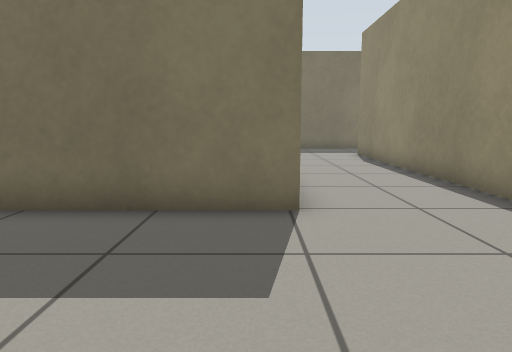
view 1 (above)

17 first-person views from a walk through a Gazebo world. The camera is 0.64 m above the floor, tilts 8° down and sees 70° across. The floor is counted in squares, 0.5 m on a side. Each view is taken from the middle of a square. On the plan, view 1 faces up. The plan holds only what a view shows up to about 15 squares ahead; the rest is blank.

view 2
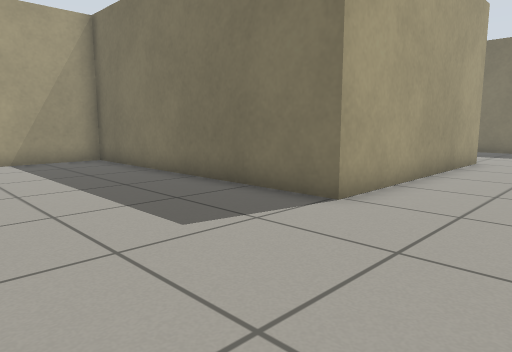

view 3
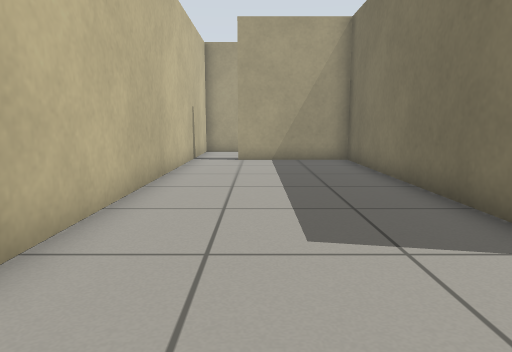

view 4
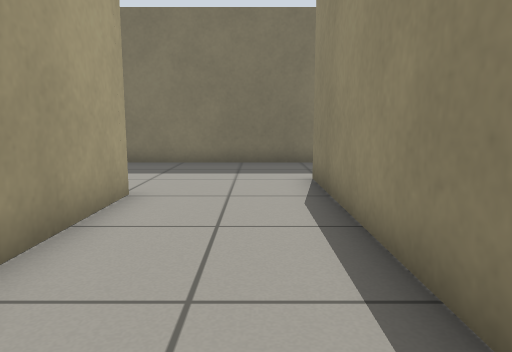

view 5
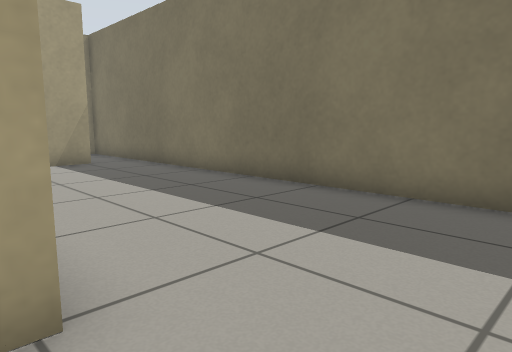

view 6
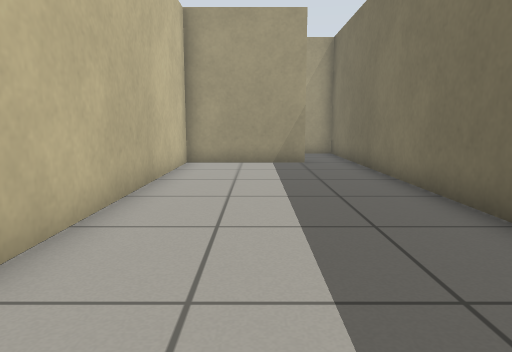

view 7
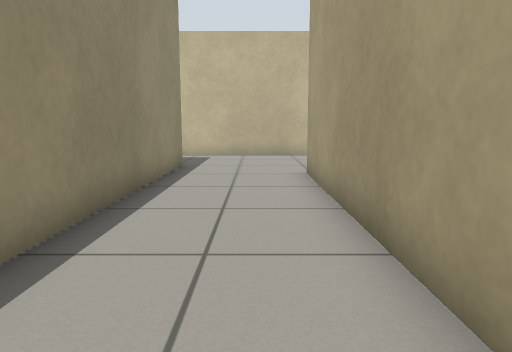

view 8
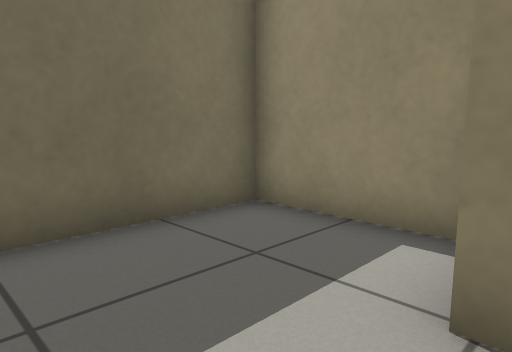

view 9
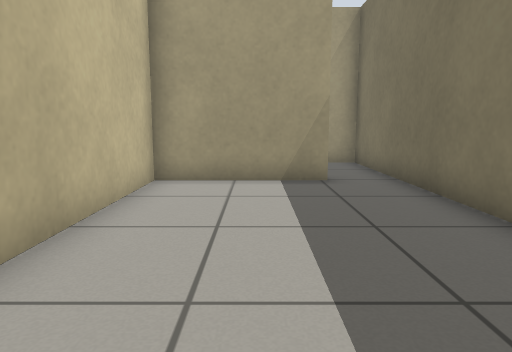

view 10
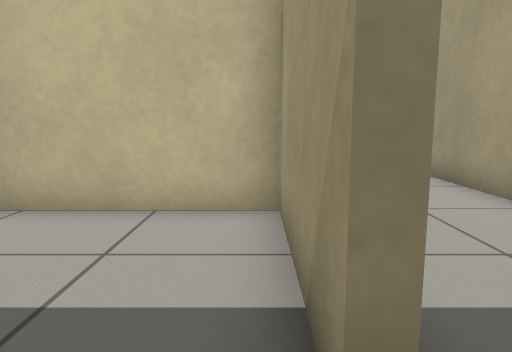

view 11
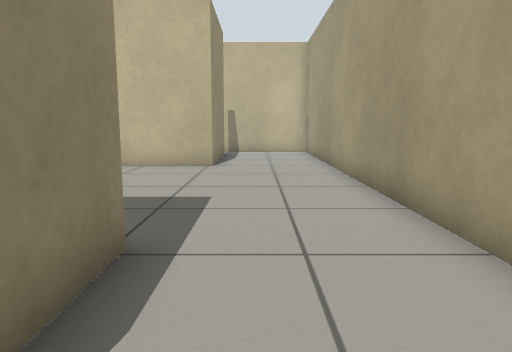

view 12
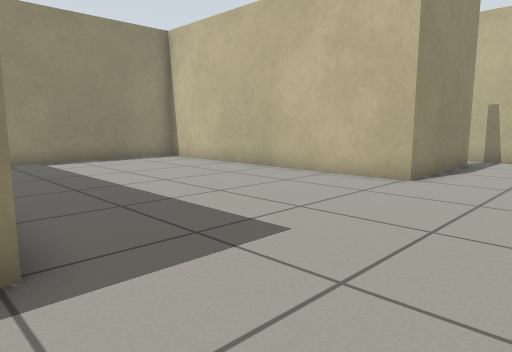

view 13
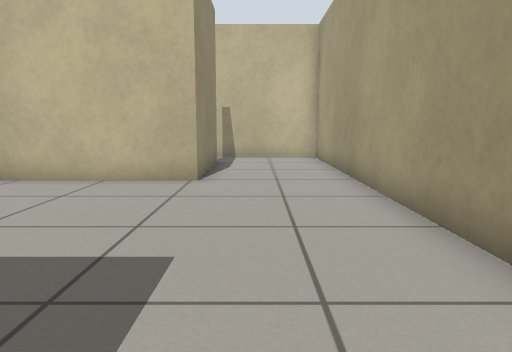

view 14
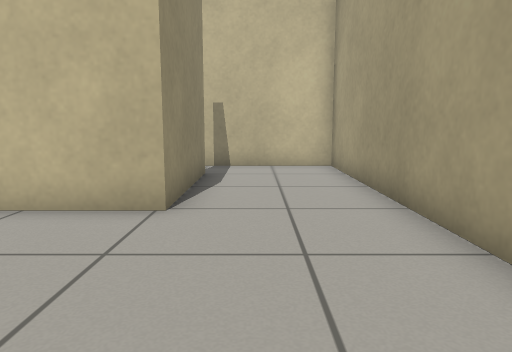

view 15
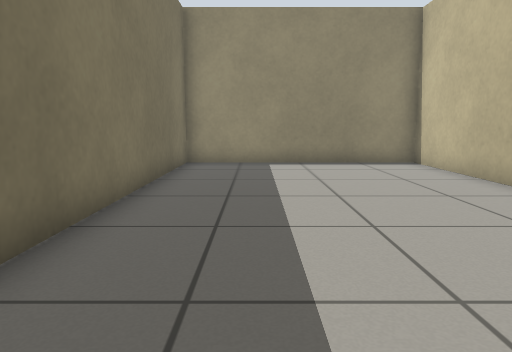

view 16
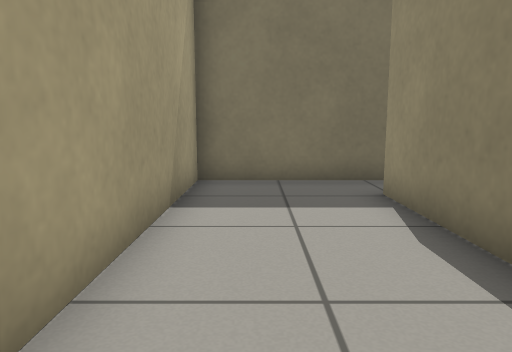

view 17
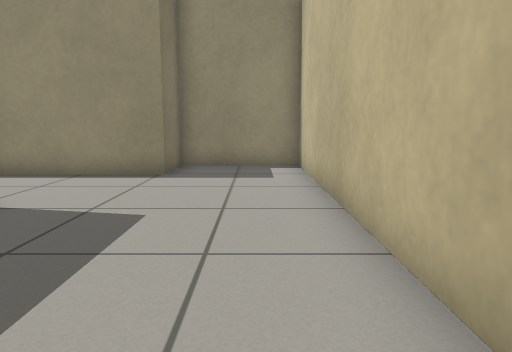

### Floor plan
Points are (right, up) in squares from view 1. A wall is a line through its corners. A room is listed if a view was taken in it or the views show most of it. See-through windows are left out.
Room 1 (views 1, 2, 3, 4, 5, 6, 7, 8, 9, 10, 17)
walls: (0.7, 13.8) (0.7, 5.4) (-9.3, 5.4) (-9.3, 1.2); (6.4, 16.1) (6.4, 19.4) (-9.4, 19.4); (-9.3, 17.7) (-9.3, 13.7) (-0.3, 13.7); (-9.4, -0.4) (6.4, -0.4) (6.4, 3.3) (4.4, 3.3) (4.4, 15.7)
low walls: (-9.7, 17.7) (-9.3, 17.7)
ways out: opening at (-10, 0.5) to room 2; opening at (-10, 18.5) to room 2
Room 2 (views 11, 12, 13, 14, 15, 16)
walls: (-9.7, 13.2) (-9.7, 17.7); (-9.7, 1.2) (-9.7, 5.6) (0.3, 5.6) (0.3, 13.3) (-8.9, 13.3); (-9.4, 19.4) (-13.4, 19.4) (-13.4, -0.4) (-9.4, -0.4)
ways out: opening at (-10, 0.5) to room 1; opening at (-10, 18.5) to room 1

Where each view was taken, in squares from view 1:
view 1: 0 up, 0 right, facing up
view 2: 0 up, 4 right, facing up-left
view 3: 2 up, 4 right, facing left
view 4: 7 up, 3 right, facing up
view 5: 13 up, 3 right, facing up-left
view 6: 16 up, 3 right, facing left
view 7: 15 up, 2 right, facing down
view 8: 15 up, 2 right, facing up-right
view 9: 16 up, 1 left, facing left
view 10: 19 up, 9 left, facing down
view 11: 17 up, 11 left, facing down
view 12: 14 up, 13 left, facing down-right
view 13: 14 up, 11 left, facing down
view 14: 11 up, 11 left, facing down
view 15: 11 up, 12 left, facing right
view 16: 11 up, 12 left, facing up
view 17: 1 up, 5 left, facing right
